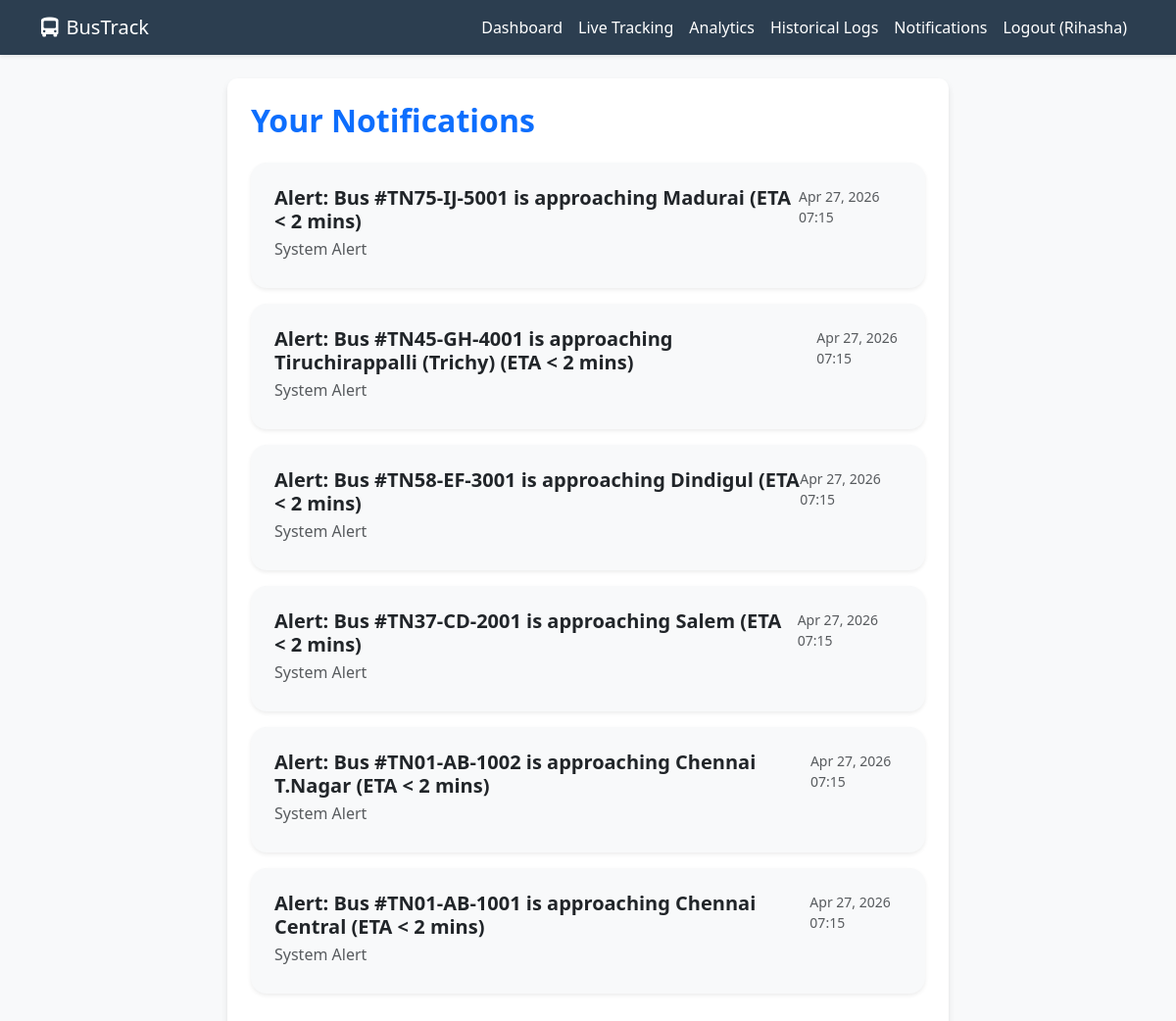
/notifications/ (signed in), run on the app's committed database.
### tracking/models.py (models this page shows, shortened)
class User(AbstractUser):
    IS_PASSENGER = 'passenger'
    IS_ADMIN = 'admin'
    ROLE_CHOICES = [
        (IS_PASSENGER, 'Passenger'),
        (IS_ADMIN, 'Admin'),
    ]
    role = models.CharField(max_length=10, choices=ROLE_CHOICES, default=IS_PASSENGER)
    phone_number = models.CharField(max_length=15, blank=True, null=True)

class Notification(models.Model):
    user = models.ForeignKey(User, on_delete=models.CASCADE, related_name='notifications')
    message = models.TextField()
    is_read = models.BooleanField(default=False)
    created_at = models.DateTimeField(auto_now_add=True)

### tracking/views.py (the view)
# urls.py: path('notifications/', views.notifications_page, name='notifications'),
@login_required
def notifications_page(request):
    notifications = request.user.notifications.all().order_by('-created_at')
    return render(request, 'tracking/notifications.html', {'notifications': notifications})

### tracking/templates/tracking/notifications.html (shortened to what this page needs)
{% extends 'tracking/base.html' %}
{% block content %}
<div class="row justify-content-center">
    <div class="col-md-8">
        <div class="card p-4">
            <h2 class="fw-bold mb-4 text-primary">Your Notifications</h2>
            <div class="list-group">
                {% for note in notifications %}
                <div
                    class="list-group-item list-group-item-action {% if not note.is_read %}bg-light{% endif %} p-4 border-0 mb-3 rounded-4 shadow-sm">
                    <div class="d-flex w-100 justify-content-between">
                        <h5 class="mb-1 fw-bold">{{ note.message }}</h5>
                        <small class="text-muted">{{ note.created_at|date:"M d, Y H:i" }}</small>
                    </div>
                    <p class="mb-1 text-muted">System Alert</p>
                </div>
                {% empty %}
                <div class="text-center py-5">
                    <i class="fas fa-bell-slash text-muted mb-3" style="font-size: 48px;"></i>
                    <p class="text-muted">You have no notifications yet.</p>
                </div>
                {% endfor %}
            </div>
        </div>
    </div>
</div>
{% endblock %}

### tracking/templates/tracking/base.html (shortened to what this page needs)
<!DOCTYPE html>
<html lang="en">
<head>
    <link href="https://cdn.jsdelivr.net/npm/bootstrap@5.3.0/dist/css/bootstrap.min.css" rel="stylesheet">
    <link rel="stylesheet" href="https://cdnjs.cloudflare.com/ajax/libs/font-awesome/6.0.0/css/all.min.css">
</head>
<body>
    <nav class="navbar navbar-expand-lg navbar-dark shadow-sm">
        <div class="container">
            <a class="navbar-brand" href="{% url 'index' %}">
                <i class="fas fa-bus-alt me-2"></i>BusTrack
            </a>
            <div class="collapse navbar-collapse" id="navbarNav">
                <ul class="navbar-nav ms-auto">
                    {% if user.is_authenticated %}
                    <li class="nav-item">
                        <a class="nav-link" href="{% url 'dashboard' %}">Dashboard</a>
                    </li>
                    <li class="nav-item">
                        <a class="nav-link" href="{% url 'live_tracking' %}">Live Tracking</a>
                    </li>
                    <li class="nav-item">
                        <a class="nav-link" href="{% url 'analytics' %}">Analytics</a>
                    </li>
                    <li class="nav-item">
                        <a class="nav-link" href="{% url 'historical_data' %}">Historical Logs</a>
                    </li>
                    <li class="nav-item">
                        <a class="nav-link" href="{% url 'notifications' %}">
                            Notifications
                        </a>
                    </li>
                    <li class="nav-item">
                        <a class="nav-link" href="{% url 'logout' %}">Logout ({{ user.username }})</a>
                    </li>
                    {% endif %}
                </ul>
            </div>
        </div>
    </nav>
    <div class="container mt-4">
        {% block content %}{% endblock %}
    </div>
</body>
</html>

### tracking/templates/tracking/base.html (style rules this page uses)
:root { --primary-color: #2c3e50; --secondary-color: #34495e; --accent-color: #3498db; --bg-light: #f8f9fa; }
body { font-family: 'Segoe UI', Tahoma, Geneva, Verdana, sans-serif; background-color: var(--bg-light); }
.navbar { background-color: var(--primary-color) !important; }
.navbar-brand, .nav-link { color: white !important; }
.card { border: none; box-shadow: 0 4px 6px rgba(0, 0, 0, 0.1); border-radius: 10px; }

### data on the page
User: username "Rihasha"
Notification: message "Alert: Bus #TN75-IJ-5001 is approaching Madurai (ETA < 2 mins)", created_at "Apr 27, 2026 07:15"
Notification: message "Alert: Bus #TN45-GH-4001 is approaching Tiruchirappalli (Trichy) (ETA < 2 mins)", created_at "Apr 27, 2026 07:15"
Notification: message "Alert: Bus #TN58-EF-3001 is approaching Dindigul (ETA < 2 mins)", created_at "Apr 27, 2026 07:15"
Notification: message "Alert: Bus #TN37-CD-2001 is approaching Salem (ETA < 2 mins)", created_at "Apr 27, 2026 07:15"
Notification: message "Alert: Bus #TN01-AB-1002 is approaching Chennai T.Nagar (ETA < 2 mins)", created_at "Apr 27, 2026 07:15"
Notification: message "Alert: Bus #TN01-AB-1001 is approaching Chennai Central (ETA < 2 mins)", created_at "Apr 27, 2026 07:15"
